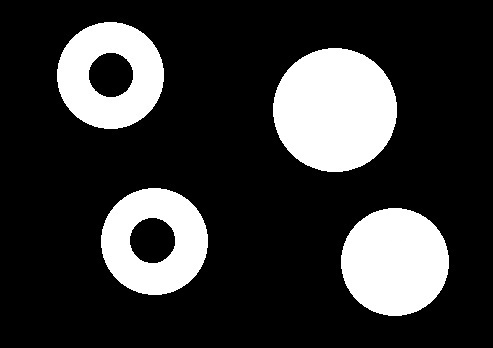
#> input picture circles.jpg, 493 x 348 px
$ python q1_d.py
#> lines starting #> are read from the running program, lines starting #| are printed output that depends on the picture; after the words box and inside, x2 and y2 are one past the last pixel; in counts of white or black regions, pixels touching at a corner belong together
import cv2
import numpy as np

image = cv2.imread('circles.jpg', cv2.IMREAD_GRAYSCALE)
#> image is the input picture: shape (348, 493); min 0, max 255, mean 53.6

# Threshold  image to get binary
_, binary_image = cv2.threshold(image, 127, 255, cv2.THRESH_BINARY)
#> binary_image: shape (348, 493); 21% white; 4 white regions, box (x1, y1, x2, y2) and area: (273, 48, 397, 172) 12062, (341, 208, 449, 316) 9165, (57, 22, 164, 129) 7461, (101, 188, 208, 295) 7393

# Invert binary image
binary_image_not = cv2.bitwise_not(binary_image)
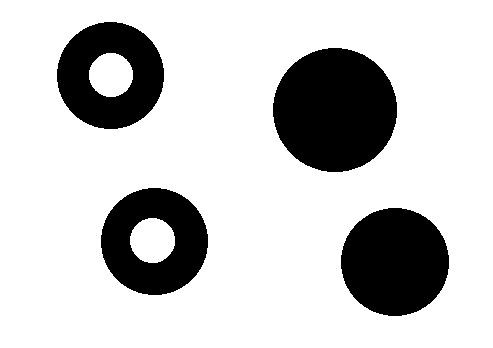
#> binary_image_not: shape (348, 493); 79% white; 4 black regions, box (x1, y1, x2, y2) and area: (273, 48, 397, 172) 12062, (341, 208, 449, 316) 9165, (57, 22, 164, 129) 7461, (101, 188, 208, 295) 7393

# morphological opening
kernel = np.ones((35, 35), np.uint8)
opened_image = cv2.morphologyEx(binary_image_not, cv2.MORPH_OPEN, kernel)
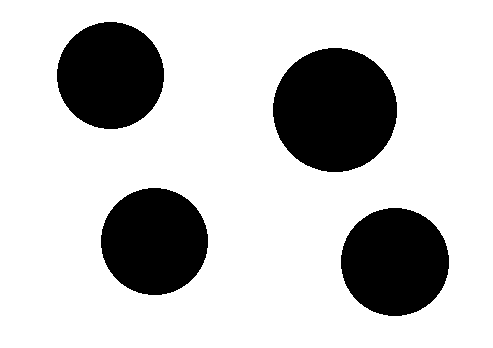
#> opened_image: shape (348, 493); 77.2% white; 4 black regions, box (x1, y1, x2, y2) and area: (273, 48, 397, 172) 12062, (341, 208, 449, 316) 9165, (57, 22, 164, 129) 8982, (101, 188, 208, 295) 8982

# Invert the opened image
opened_image = cv2.bitwise_not(opened_image)

# find center of rings ie the holes
ring_centers = cv2.bitwise_xor(binary_image, opened_image)
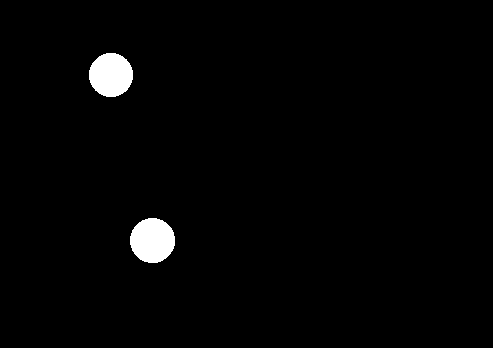
#> ring_centers: shape (348, 493); 1.8% white; 2 white regions

# find num of holes
contours, _ = cv2.findContours(ring_centers, cv2.RETR_EXTERNAL, cv2.CHAIN_APPROX_SIMPLE)
#> contours = 2 contours; box (x1, y1, x2, y2) and area: (130, 218, 175, 263) 1526, (89, 53, 133, 97) 1458
print("objects with holes:", len(contours))
#| objects with holes: 2

#total num of circles - those with holes
contours2, _ = cv2.findContours(opened_image, cv2.RETR_EXTERNAL, cv2.CHAIN_APPROX_SIMPLE)
#> contours2 = 4 contours; box (x1, y1, x2, y2) and area: (273, 48, 397, 172) 11887, (341, 208, 449, 316) 9012, (101, 188, 208, 295) 8831, (57, 22, 164, 129) 8831
print("objects without holes:", len(contours2)-len(contours))
#| objects without holes: 2
